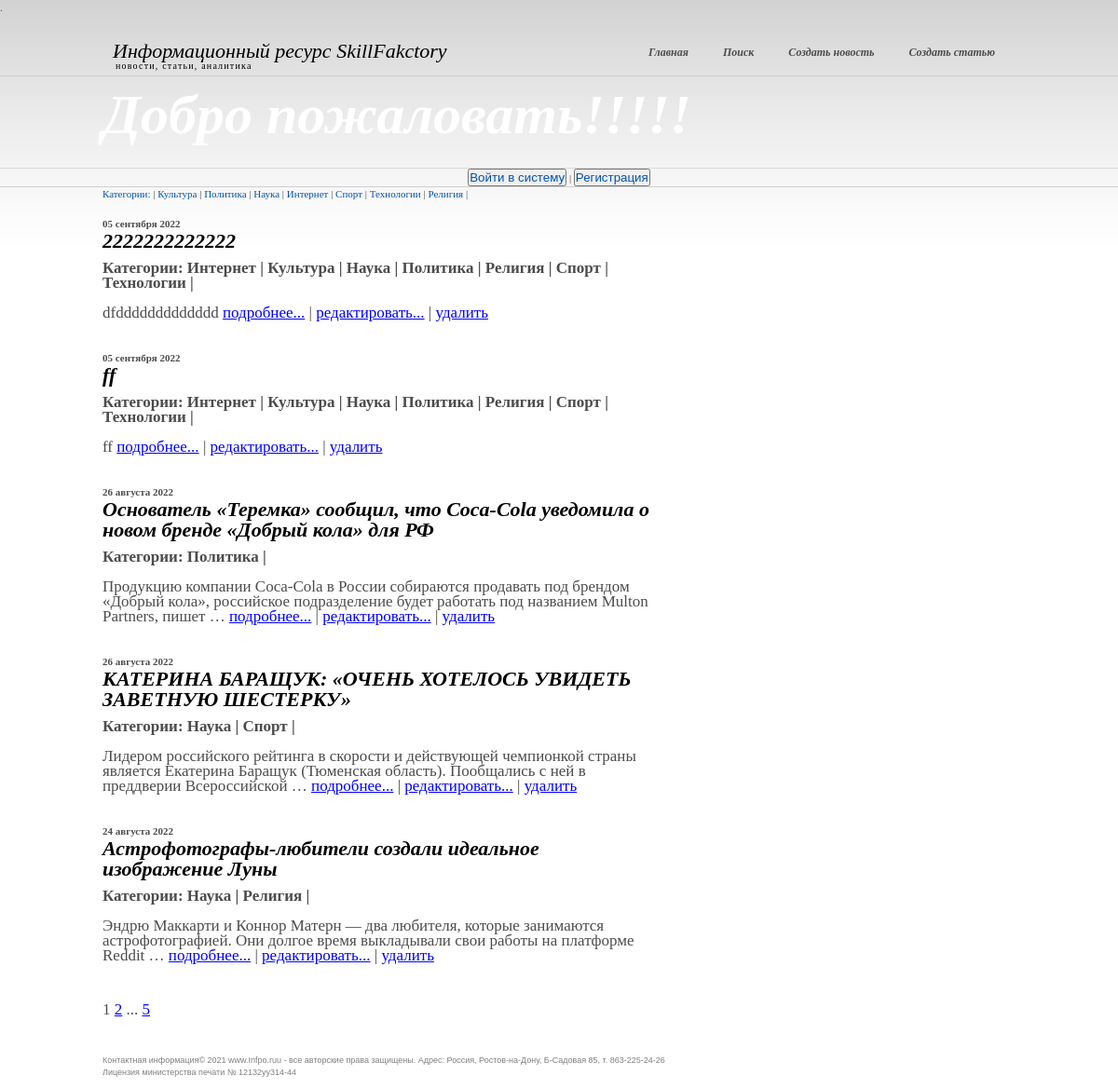
/home/, run on an earlier commit of the app's database.
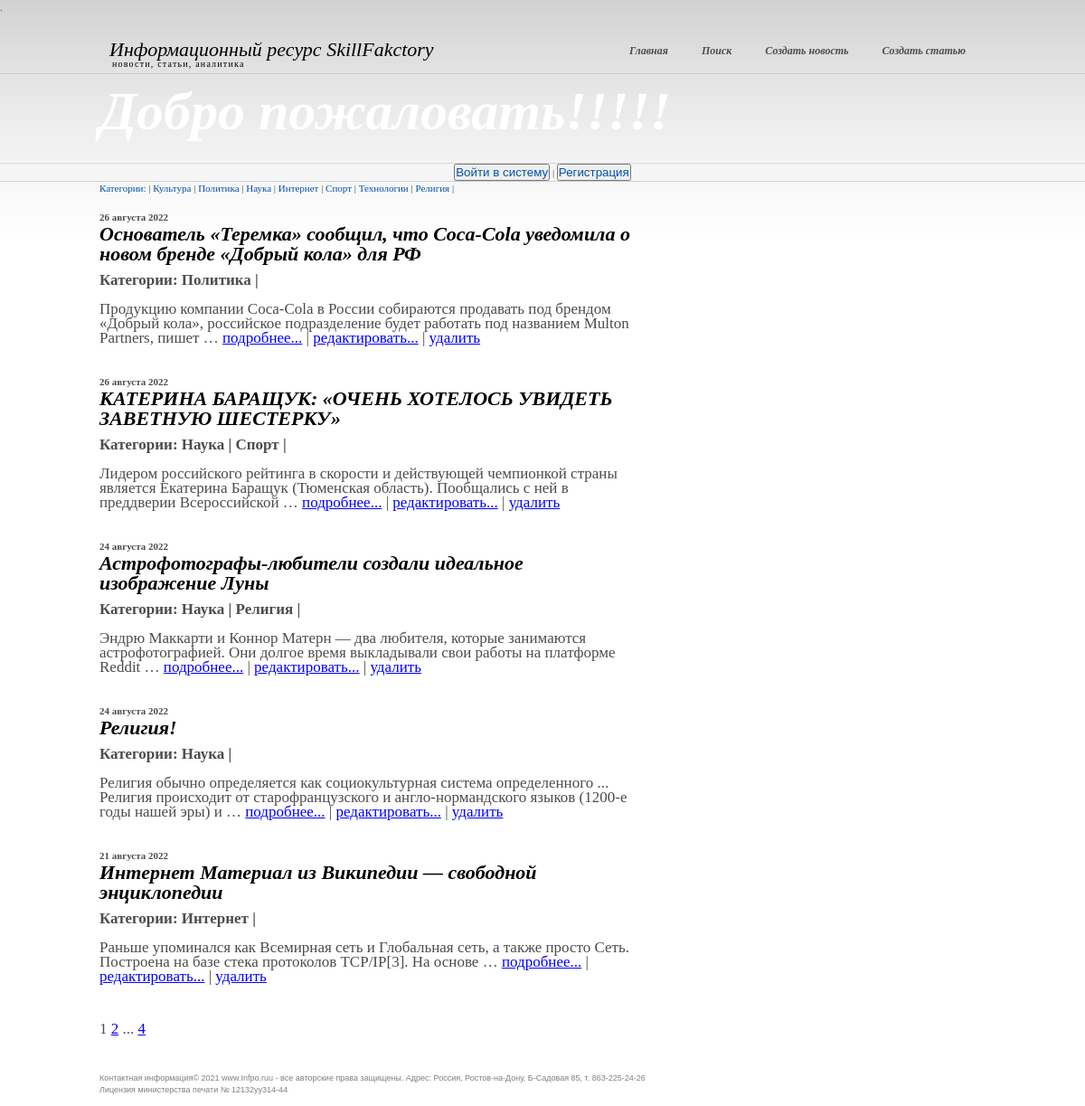
And on a later commit of the database.
### news/models.py (models this page shows, shortened)
class Category(models.Model):
    name = models.CharField(max_length=255, unique=True)
    subscribers = models.ManyToManyField(settings.AUTH_USER_MODEL, through='SubscribersUsers')  # manytomany relation to the table "User"

class Post(models.Model):
    head_article = models.CharField(max_length=255)  # post`s name
    text_post = models.TextField()  # text
    date = models.DateTimeField(auto_now_add = True)  # date of the post will be added
    type_post = models.CharField(max_length = 20, choices = POSITIONS, default = 'news')  # post`s type : news or article
    sum_rank = models.IntegerField(default = 0)
    id_author = models.ForeignKey('Author', on_delete = models.CASCADE)  # onetomany relation to the table "Author"
    category = models.ManyToManyField('Category', through = PostCategory)  # manytomany relation to the table "Category"

### news/views.py (the view)
class NewsList(ListView):
    model = Post
    ordering = '-date'
    template_name = 'home.html'
    context_object_name = 'news'
    paginate_by = 5
    def get_context_data(self, **kwargs):
        context = super().get_context_data(**kwargs)
        context = super().get_context_data(**kwargs)
        context['get_category'] = Category.objects.all()
        return context
    def get_queryset(self, **kwargs):
        is_private = self.request.GET.get('category', None)
        if is_private:
            queryset = Post.objects.filter(category=is_private).order_by('-date')
        else:
            queryset = super().get_queryset()
        return queryset

### news/templatetags/custom_filters.py (called while the page is built)
@register.filter()
def censor(value):
    if isinstance(value, str):
        a = ['хрен', 'редиска', 'тыква']
        for i in a:
            b = ' '+i[0]+'*' * (len(i)-1)+' '
            value = value.replace(i, b)
    return value

### templates/home.html (shortened to what this page needs)
{% extends 'flatpages/default.html' %}
{% load custom_filters %}
{% block search %}
    {% if request.user.username %}
        <p>Пользователь: {{request.user.username}}&nbsp|&nbsp<a href="/home/sign/logout/">Выйти</a>
        <button> <a href="sign/upgrade/">Стать автором</a> </button>
        </p>
    {% else %}
        <p><button> <a href="/home/accounts/login"> Войти в систему </a></button> | <button> <a href="/home/accounts/signup"> Регистрация </a></button></p>
    {% endif %}
{% endblock search %}
{% block content %}
    <div class="col">
       <div class="post">
           <a href="/home" title="разделы новостей">Категории:</a> |
           {% for c in get_category %}
                <a href="?category={{c.id}}"
                >{{ c.name }}</a> |
           {% endfor %}
            <br><br>
           {% for i in news %}
               <h4>{{ i.date|date:'d E Y' }}</h4>
               <h3>{{ i.head_article| censor }}</h3>
               <p>
               <b>Категории:
               {% for v in i.category.all %}
                   {{ v.name }} |
                    {% endfor %}</b>
               <br><br>
                {{ i.text_post|truncatewords:20| censor}}
                <a href="{{ i.id }}">подробнее...</a> |
                <a href="news/{{ i.id }}/update">редактировать...</a> |
                <a href="news/{{ i.id }}/delete">удалить</a>
                </p><br><br>
           {% endfor %}
            <p>
            {{ page_obj.number }}
            {% if page_obj.has_next %}
                <a href="?page={{ page_obj.next_page_number }}">{{ page_obj.next_page_number }}</a>
                {% if paginator.num_pages != page_obj.next_page_number %}
                    ...
                    <a href="?page={{ page_obj.paginator.num_pages }}">{{ page_obj.paginator.num_pages }}</a>
                {% endif %}
            {% endif %}
            </p>
      </div>
    </div>
{% endblock content %}

What changed in the data, as far as the page shows it:
removed Post: date "05 сентября 2022", head_article|censor "2222222222222", text_post|censor "dfddddddddddddd", Category (name "Интернет"), Category (name "Культура"), Category (name "Наука"), Category (name "Политика"), Category (name "Религия"), Category (name "Спорт"), Category (name "Технологии")
removed Post: date "05 сентября 2022", head_article|censor "ff", text_post|censor "ff", Category (name "Интернет"), Category (name "Культура"), Category (name "Наука"), Category (name "Политика"), Category (name "Религия"), Category (name "Спорт"), Category (name "Технологии")
now on this page (row unchanged): Post: date "24 августа 2022", head_article|censor "Религия!", text_post|censor "Религия обычно определяется как социокультурная система определенного ... Религия происходит от старофранцузского и англо-нормандского языков (1200-е годы нашей эры) и …", Category (name "Наука")
now on this page (row unchanged): Post: date "21 августа 2022", head_article|censor "Интернет Материал из Википедии — свободной энциклопедии", text_post|censor "Раньше упоминался как Всемирная сеть и Глобальная сеть, а также просто Сеть. Построена на базе стека протоколов TCP/IP[3]. На основе …", Category (name "Интернет")
Also different on the page:
{{ page_obj.paginator.num_pages }}: "5" → "4"
